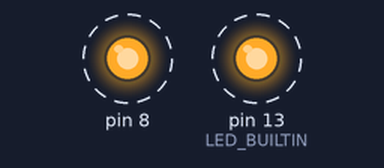
Recording of a sketch running on a simulated Arduino Uno, built with avr-gcc and run on an emulated ATmega328P. On the bench: output pins drawn as LEDs (lit = HIGH). Dashed ring = blinking.

Above: at 0.5 s.
Timing chart, 0 to 4.6 s (numbered marks = the images above):
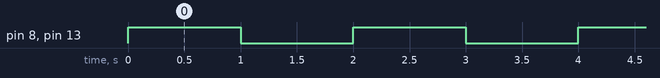

The sketch:

Blink_Project.ino
```cpp
// the setup function runs once when you press reset or power the board
void setup() {
  // initialize digital pin LED_BUILTIN as an output.
  pinMode(LED_BUILTIN, OUTPUT);
  pinMode(8, OUTPUT);
}

// the loop function runs over and over again forever
void loop() {
  digitalWrite(LED_BUILTIN, HIGH);  // turn the LED on (HIGH is the voltage level)
  digitalWrite(8, HIGH);
  delay(1000);                      // wait for a second
  digitalWrite(LED_BUILTIN, LOW);   // turn the LED off by making the voltage LOW
  digitalWrite(8, LOW);
  delay(1000);                      // wait for a second
}
```

Measured:
- by itself, pin 8, pin 13 (LED_BUILTIN): alternates HIGH for 1.0 s and LOW for 1.0 s
